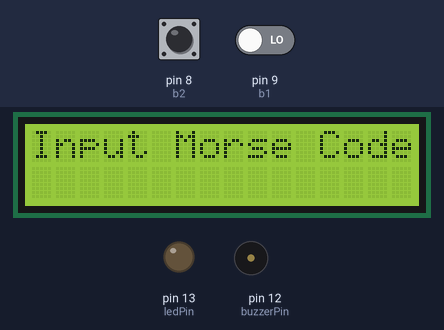
Recording of a sketch running on a simulated Arduino Uno, built with avr-gcc and run on an emulated ATmega328P. Shown: 16×2 character LCD, output pins drawn as LEDs (lit = HIGH), buzzer (waves = sounding). The inputs (shaded band) are chosen by the test bench; at power-on: pin 9 (b1) LOW, pin 8 (b2) HIGH.

Above: at 1.4 s.
1.5 s: pin 9 (b1) driven HIGH
At 2.3 s:
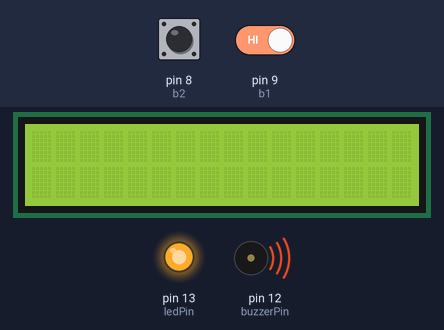
3.0 s: pin 9 (b1) driven LOW
At 3.3 s:
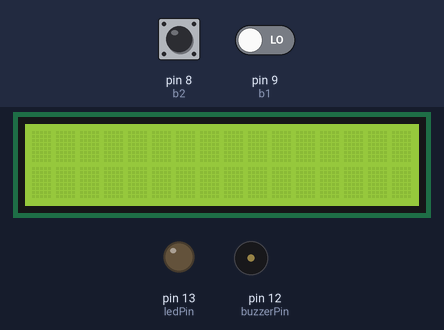
4.5 s: pin 9 (b1) driven HIGH
At 5.8 s:
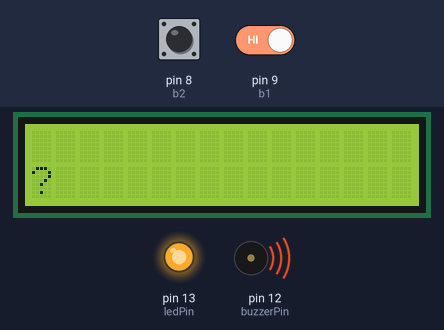
Timing chart, 0 to 7.5 s (numbered marks = the images above; inputs shaded):
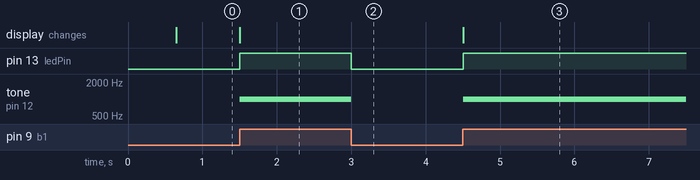

Measured:
- after the input at 1.5 s, pin 13 (ledPin): LOW → HIGH at once; tone on pin 12 (buzzerPin): silent → 1000 Hz at once; the display: changes at once (image 1)
- after the input at 3.0 s, pin 13 (ledPin): HIGH → LOW at once; tone on pin 12 (buzzerPin): 1000 Hz → silent at once
- after the input at 4.5 s, pin 13 (ledPin): LOW → HIGH at once; tone on pin 12 (buzzerPin): silent → 1000 Hz at once; the display: changes at once (image 3)

The sketch:

Morse_decoder_V1.4.ino
```cpp
#include <Wire.h>
#include <LiquidCrystal_I2C.h>

LiquidCrystal_I2C lcd(0x27, 16, 2);

//Times
int long t1;
int long t2;
int long t3;
int long onLength;
int long offLength;

//inputs
int b1 = 9;
int b2 = 8;

//outputs
int ledPin = 13;
int buzzerPin = 12;

int buzzerFr = 1000;

//strings
String code;
String character;
String letter;


void setup() {
  //setup buttons
  pinMode(b1, INPUT);
  pinMode(b2, INPUT);

  //setup outputs
  pinMode(ledPin, OUTPUT);
  pinMode(buzzerPin, INPUT);

  //setup lcd
  lcd.init();
  lcd.backlight();
  lcd.clear();
  lcd.setCursor(0, 0);
  lcd.print("-Morse  Decoder-");
  lcd.setCursor(0, 1);
  lcd.print("Hit B2  to Start");

  //setup main screen
  lcd.clear();
  lcd.setCursor(0, 0);
  lcd.print("-Morse  Decoder-");
  lcd.setCursor(0, 1);
  lcd.print("Hit B2  to Start");
  delay(500);

  //if b2 is pressed move forward
  while (digitalRead(b2) == 0) delay(50);
  lcd.clear();
  lcd.setCursor(0, 0);
  lcd.print("Input Morse Code");

  //read inputs
  while (digitalRead(b1) == LOW) delay(1);
  lcd.clear();

}

void loop(){
  //wait untill b1 is pressed
  while (digitalRead(b1) == LOW) delay(1);

  //log when button is pressed
  t1 = millis();

  //when buttonme is high, trun on buzzer and led
  while (digitalRead(b1) == HIGH) {
    digitalWrite(ledPin, HIGH);
    tone(buzzerPin, buzzerFr);
  }

  // log when button is released
  t2 = millis();

  //calculate time on
  onLength = t2 - t1;

  // return the dot/dash based on press length
  if (onLength > 50) {
    character = readInput(onLength);
    code += character;
    lcd.print(character);
  }

  // while b1 is low, shut off led and buzzer
  while (digitalRead(b1) == LOW) {
    digitalWrite(ledPin, LOW);
    noTone(buzzerPin);
  }

  // log when button is pressed again
  t3 = millis();

  //get how long buttone is off for
  offLength = t3 - t2;

  //if b1 isnt pressed for 8/10 of a second, read code and output letter
  if (offLength > 800) {
    letter += readLetter(code);
    lcd.clear();
    lcd.setCursor(0, 1);
    lcd.print(letter);
    lcd.setCursor(0, 0);
    code = "";
    if (letter.length() >= 16) letter = "";
  }
}

//read input and output dot/dash
String readInput(int x) {
  if (x >= 50 && x < 250) return ".";
  else if (x > 250 && x <= 800) return "-";
  else if (x > 800) return "";
}

//read code and output letter/number/symbol
String readLetter(String x) {

  //letters
  if (x == ".-") return "A";
  else if (x == "-...") return "B";
  else if (x == "-.-.") return "C";
  else if (x == "-..") return "D";
  else if (x == ".") return "E";
  else if (x == "..-.") return "F";
  else if (x == "--.") return "G";
  else if (x == "....") return "H";
  else if (x == "..") return "I";
  else if (x == ".---") return "J";
  else if (x == "-.-") return "K";
  else if (x == ".-..") return "L";
  else if (x == "--") return "M";
  else if (x == "-.") return "N";
  else if (x == "---") return "O";
  else if (x == ".--.") return "P";
  else if (x == "--.-") return "Q";
  else if (x == ".-.") return "R";
  else if (x == "...") return "S";
  else if (x == "-") return "T";
  else if (x == "..-") return "U";
  else if (x == "...-") return "V";
  else if (x == ".--") return "W";
  else if (x == "-..-") return "X";
  else if (x == "-.--") return "Y";
  else if (x == "--..") return "Z";

  //Numbers
  else if (x == "-----") return "0";
  else if (x == ".----") return "1";
  else if (x == "..---") return "2";
  else if (x == "...--") return "3";
  else if (x == "....-") return "4";
  else if (x == ".....") return "5";
  else if (x == "-....") return "6";
  else if (x == "--...") return "7";
  else if (x == "---..") return "8";
  else if (x == "----.") return "9";

  //characters
  else if (x == "--..--") return ",";
  else if (x == ".-.-.-") return ".";
  else if (x == "..--..") return "?";
  else if (x == "-.-.-.") return ";";
  else if (x == "---...") return ":";
  else if (x == "-..-.") return "/";
  else if (x == "-....-") return "-";
  else if (x == ".----.") return "'";
  else if (x == "..--.-") return "_";
  else if (x == "-.--.") return "(";
  else if (x == "-.--.-") return ")";
  else if (x == "-...-") return "=";
  else if (x == ".-.-.") return "+";
  else if (x == "_.._") return "*";
  else if (x == ".--.-.") return "@";
  else if (x == "...---...") return "SOS";

  else return "?";
}
```
